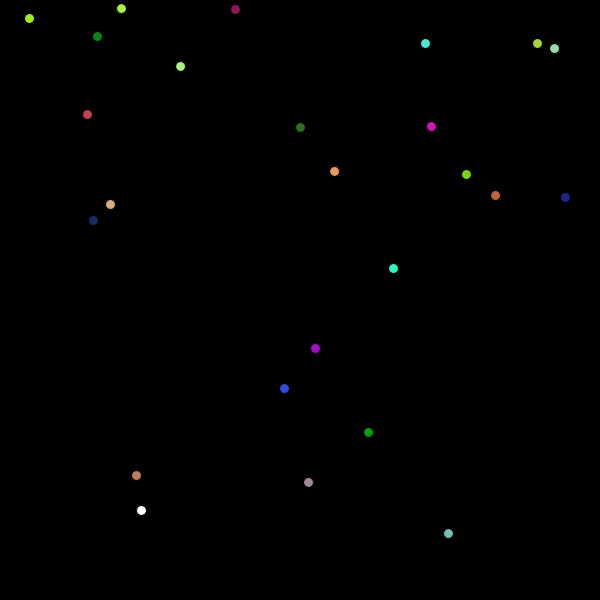
Frame 1 (no input)
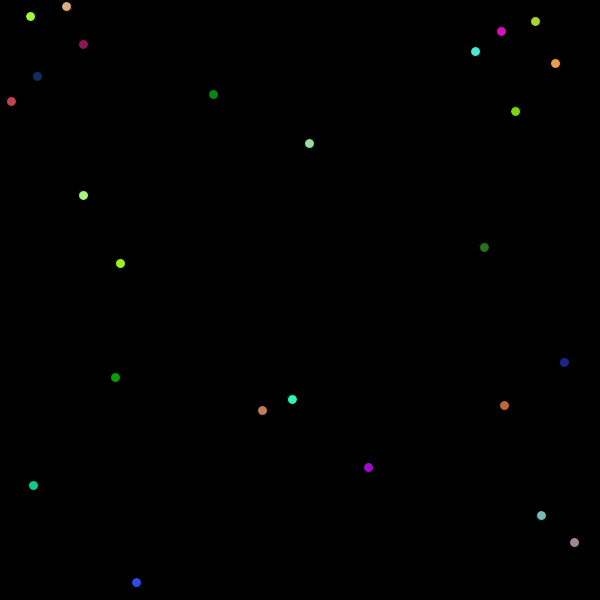
Frame 60 (the mouse pressed at the canvas centre just before this capture)
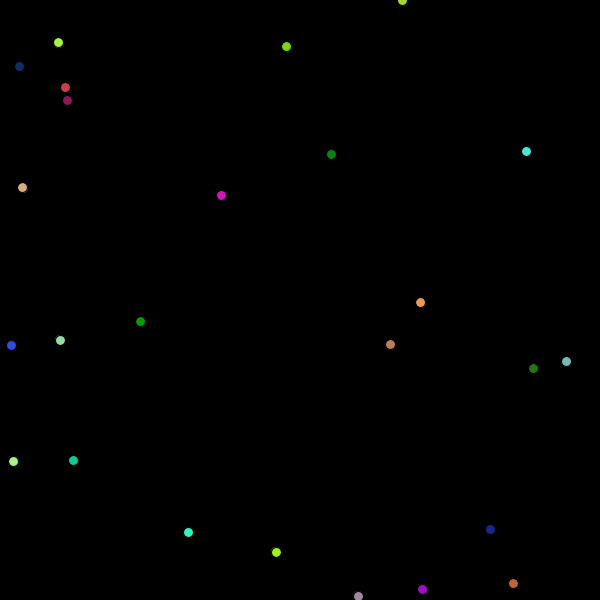
Frame 120 (the mouse held since frame 60 and released just before this capture)

The Processing sketch that drew these frames (run headless with seeded random() and noise(); from frame 60 on, the mouse is pressed at the canvas centre):

// Processing sketch: Chain_Reaction
// ── Chain_Reaction.pde
Ball[] balls;

boolean reactionStarted;

void setup() {
  size(600, 600);
  reactionStarted = false;
  balls = new Ball[25];
  for (int i = 0; i < balls.length; i++) {
    balls[i] = new Ball();  
  }
}

void draw() {
  background(0);
 for (int i = 0; i<balls.length; i++) {
    balls[i].move();
  }
}
// ── Ball.pde
class Ball { 
  float x;
  float y;
  float rad;
  color c;
  float dx;
  float dy;
  int state;

  Ball() {
    float r = random(256);
    float g = random(256);
    float b = random(256);
    c = color(r, b, g);
    rad=10;
    x=random((width-rad)+rad/2);
    y=random((height-rad)+rad/2);
    dx=random(10)-5;
    dy=random(10)-5;
  }

  void bounce() {
    if (x <= 0 || x >= width) {
      dx = -1 * dx;
    }
    if (y <= 0 || y >= height) {
      dy = -1 * dy;
    }
  }

  void move() {
    ellipse(x,y,rad,rad);
    fill(c);
    bounce(); 
    x=x+dx;
    y=y+dy;
   
  }
}
